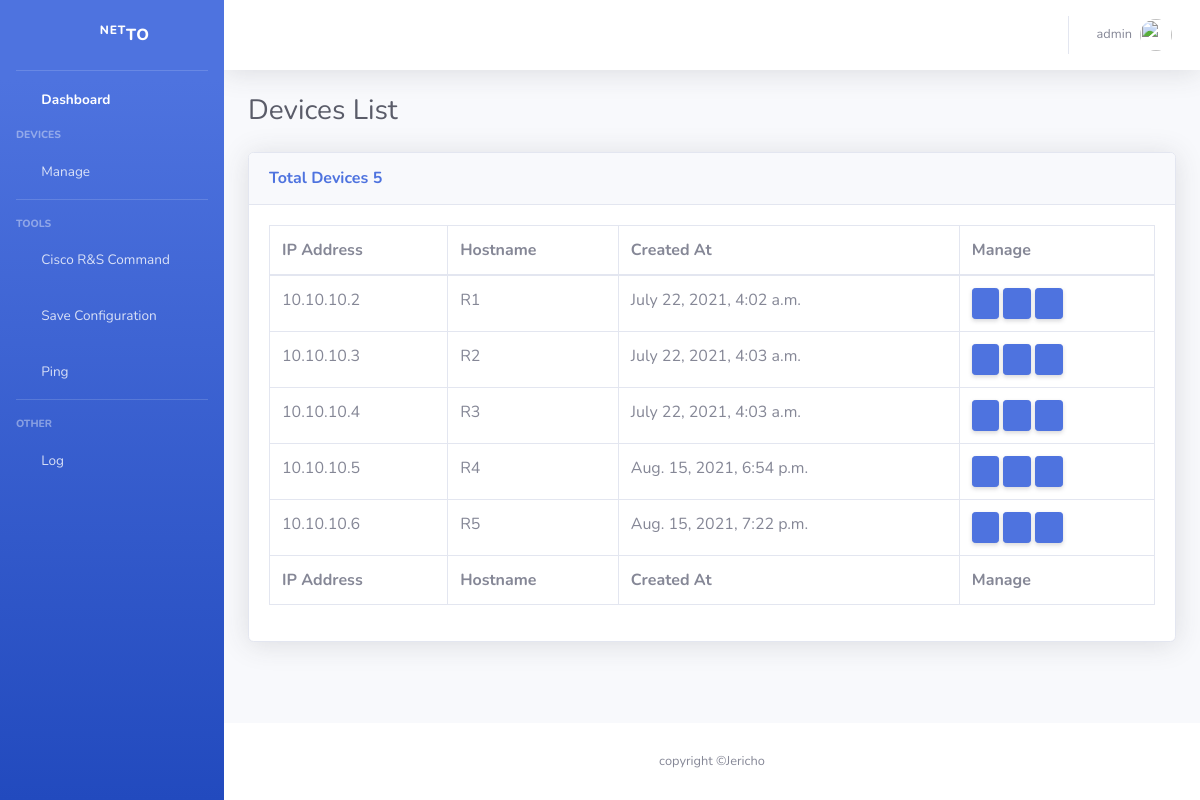
Screenshot of /netto/deviceslist/ (signed in) with the database file from the repository.
### netto/models.py (models this page shows, shortened)
class Device(models.Model):
    ip_address = models.CharField(max_length=255)
    hostname = models.CharField(max_length=255)
    username = models.CharField(max_length=255)
    password = models.CharField(max_length=255)
    sshport = models.IntegerField(default=22)
    created_at = models.DateTimeField(auto_now_add=True)

### netto/views.py (the view)
# urls.py: path('deviceslist/', views.deviceslist, name='deviceslist'),
@login_required
def deviceslist(request):
    total_devices = Device.objects.all()
    logsrec = Log.objects.all().order_by('-time')[:4]
    context = {
        'total_devices': len(total_devices),
        'list_devices': total_devices,
        'total_log': len(logsrec),
        'logs': logsrec
    }
    return render(request, 'netto/devices-list.html', context)

### netto/templates/netto/devices-list.html
{% extends 'base.html' %}
{% block pagecontent %}
<div class="d-sm-flex align-items-center justify-content-between mb-4">
    <h1 class="h3 mb-0 text-gray-800">Devices List</h1>
</div>
<div class="row">
  <div class="col-xl-12 col-lg-7">
    <div class="card shadow mb-8">
      <div class="card-header py-3">
        <h6 class="m-0 font-weight-bold text-primary">Total Devices {{total_devices}}</h6>
      </div>
      <div class="card-body">
        <div class="table-responsive">
          <table class="table table-bordered" id="dataTable" width="100%" cellspacing="0">
            <thead>
              <tr>
                <th>IP Address</th>
                  <th>Hostname</th>
                  <th>Created At</th>
                  <th>Manage</th>
              </tr>
            </thead>
            <tfoot>
              <tr>
                  <th>IP Address</th>
                  <th>Hostname</th>
                  <th>Created At</th>
                  <th>Manage</th>
              </tr>
            </tfoot>
            <tbody>
                {% for listdevices in list_devices %}
              <tr>
                <td>{{listdevices.ip_address}}</td>
                <td>{{listdevices.hostname}}</td>
                <td>{{listdevices.created_at}}</td>
                <td> <a target="_blank" href="/admin/netto/log" class="d-none d-sm-inline-block btn btn-sm btn-primary shadow-sm"><i class="fas fa-info fa-sm text-white-50"></i></a> <a href="/admin/netto/device/{{listdevices.id}}/change" class="d-none d-sm-inline-block btn btn-sm btn-primary shadow-sm"><i class="fas fa-edit fa-sm text-white-50"></i></a> <a href="/admin/netto/device/{{listdevices.id}}/delete" class="d-none d-sm-inline-block btn btn-sm btn-primary shadow-sm"><i class="fas fa-trash fa-sm text-white-50"></i></a></td>
              </tr>
              {% endfor %}
            </tbody>
          </table>
        </div>
  </div>
  </div>
  </div>
</div>
{% endblock %}

### templates/base.html (shortened to what this page needs)
{% load static %}
<!DOCTYPE html>
<html lang="en">
<head>
  <link rel="stylesheet" type="text/css" href="https://cdn.datatables.net/1.10.20/css/jquery.dataTables.css">
  <link href="{% static  'fontawesome-free/css/all.min.css' %}" rel="stylesheet" type="text/css">
  <link href="{% static 'css/sb-admin-2.min.css' %}" rel="stylesheet">
</head>
<body id="page-top">
  <div id="wrapper">
    <ul class="navbar-nav bg-gradient-primary sidebar sidebar-dark accordion" id="accordionSidebar">
      <a class="sidebar-brand d-flex align-items-center justify-content-center" href="{% url 'index' %}">
        <div class="sidebar-brand-icon rotate-n-15">
          <i class="fas fa-dice-d6"></i>
        </div>
        <div class="sidebar-brand-text mx-3"><sup>Net</sup>to</div>
      </a>
      <hr class="sidebar-divider my-0">
      <li class="nav-item active">
        <a class="nav-link" href="{% url 'index' %}">
          <i class="fas fa-fw fa-tachometer-alt"></i>
          <span>Dashboard</span></a>
      </li>
      <div class="sidebar-heading">
        Devices
      </div>
      <li class="nav-item">
        <a class="nav-link collapsed" href="#" data-toggle="collapse" data-target="#collapseManage"
          aria-expanded="true" aria-controls="collapseUtilities">
          <i class="fas fa-fw fa-server"></i>
          <span>Manage</span>
        </a>
      </li>
      <hr class="sidebar-divider">
      <div class="sidebar-heading">
        Tools
      </div>
      <li class="nav-item">
        <a class="nav-link" href="{% url 'configt' %}">
          <i class="fas fa-fw fa-terminal"></i>
          <span>Cisco R&S Command</span></a>
      </li>
      <li class="nav-item">
        <a class="nav-link" href="{% url 'saveconf' %}">
          <i class="fas fa-fw fa-cog"></i>
          <span>Save Configuration</span>
        </a>
      </li>
      <li class="nav-item">
        <a class="nav-link" href="{% url 'pinging' %}">
          <i class="fas fa-fw fa-hands-helping"></i>
          <span>Ping</span></a>
      </li>
      <hr class="sidebar-divider">
      <div class="sidebar-heading">
        Other
      </div>
      <li class="nav-item">
        <a class="nav-link" href="{% url 'log' %}">
          <i class="fas fa-fw fa-table"></i>
          <span>Log</span></a>
      </li>
    </ul>
    <div id="content-wrapper" class="d-flex flex-column">
      <div id="content">
        <nav class="navbar navbar-expand navbar-light bg-white topbar mb-4 static-top shadow">
          <ul class="navbar-nav ml-auto">
            <li class="nav-item dropdown no-arrow">
              <a class="nav-link dropdown-toggle" href="#" id="userDropdown" role="button" data-toggle="dropdown"
              aria-haspopup="true" aria-expanded="false">
                <span class="mr-2 d-none d-lg-inline text-gray-600 small">{{request.user.username}}</span>
                <img class="img-profile rounded-circle" src="{% static 'image/bg-login.jpg'%}">
              </a>
            </li>
          </ul>
        </nav>
        <div class="container-fluid">
            {% block pagecontent %}
            {% endblock%}
        </div>
      </div>
      <footer class="sticky-footer bg-white">
        <div class="container my-auto">
          <div class="copyright text-center my-auto">
            <span>copyright &copy;Jericho</span>
          </div>
        </div>
      </footer>
    </div>
  </div>
</body>

### rows the page displays
Device: ip_address "10.10.10.2", hostname "R1", created_at "July 22, 2021, 4:02 a.m."
Device: ip_address "10.10.10.3", hostname "R2", created_at "July 22, 2021, 4:03 a.m."
Device: ip_address "10.10.10.4", hostname "R3", created_at "July 22, 2021, 4:03 a.m."
Device: ip_address "10.10.10.5", hostname "R4", created_at "Aug. 15, 2021, 6:54 p.m."
Device: ip_address "10.10.10.6", hostname "R5", created_at "Aug. 15, 2021, 7:22 p.m."

### other values shown
{{ request.user.username }} "admin"
{{ total_devices }} "5"
